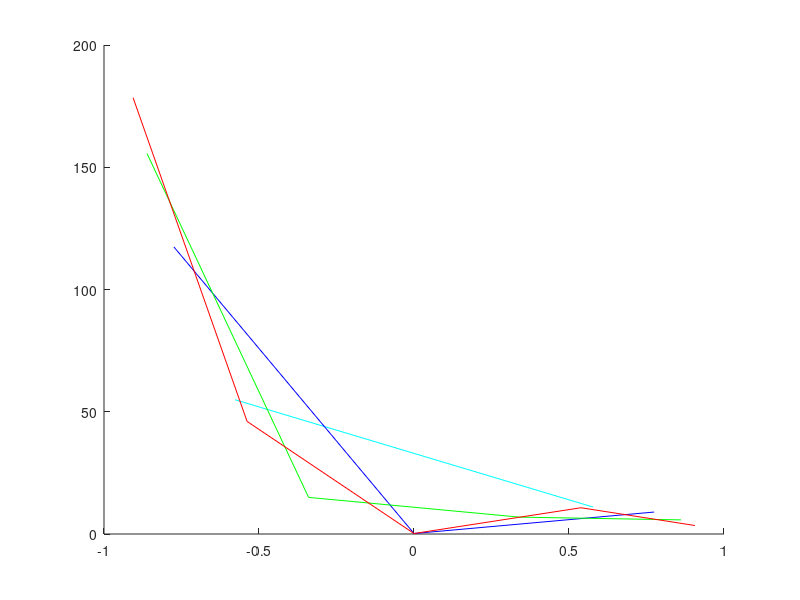

Here is the MATLAB script that generated this plot:
figure; hold on
colorstring = 'cbgr';

x = [0.5773502692 -0.5773502692 0 0 0; 0.7745966692 0 -0.7745966692 0 0; 0.8611363116 0.3399810436 -0.3399810436 -0.8611363116 0; 0.9061798459 0.5384693101 0 -0.5384693101 -0.9061798459];
c = [ 1 1 0 0 0; 0.5555555556 0.8888888889 0.5555555556 0 0; 0.3478548451 0.6521451549 0.6521451549 0.3478548451 0; 0.2369268850 0.4786286705 0.5688888889 0.4786286705 0.2369268850];

for n = 2:5
    total = 0;
    for i = 1:n
        total = total + c(n-1,i)*polyval([25 -120 90 2 0.2],x(n-1,i));
    end
    t = x(n-1,:);
    f = polyval([25 -120 90 2 0.2], t(1:n));
    plot(t(1:n), f, 'Color', colorstring(n-1))

    approx(n-1) = total;
end
disp('Using Gaussian Quadrature Rule')
disp(' n       Approximation')
for j = 2:5
    disp(['n = ', num2str(j, '%d'), '    ', num2str(approx(j-1), '%1.10f')])
end